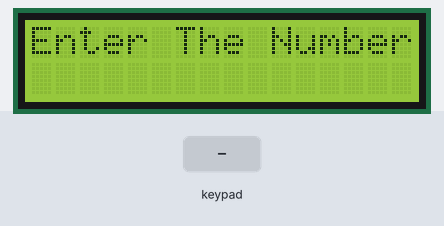
Bench run of a sketch on a simulated Arduino Uno, built with avr-gcc and run on an emulated ATmega328P. Parts: 16×2 character LCD. The test bench sets the inputs (shaded band).

Above: at 1.2 s.
1.3 s: keypad keys 6 5 4 3 pressed 0.4 s apart
At 2.8 s:
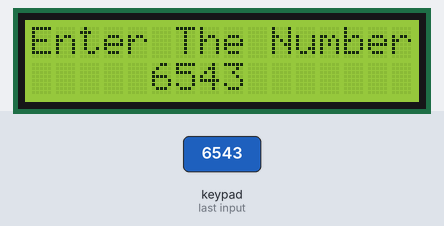
4.4 s: key '1' pressed
At 5.5 s:
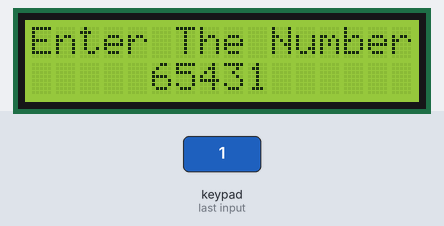
5.9 s: key '2' pressed
At 6.6 s:
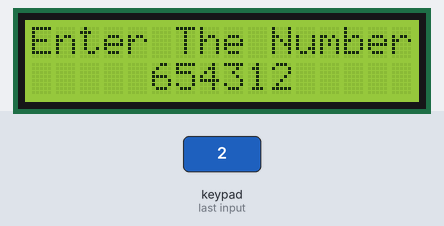
7.4 s: keypad keys 6 5 4 3 D pressed 0.4 s apart
At 7.6 s:
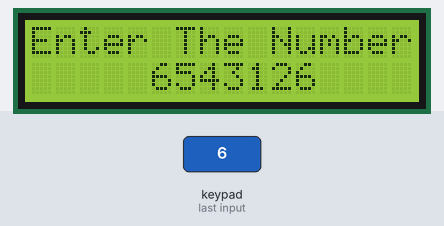
Timing chart, 0 to 10.4 s (numbered marks = the images above; inputs shaded):
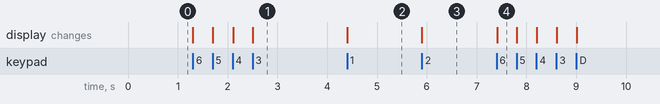

Measured:
- after the input at 1.3 s, the display: first changes at once (image 1 shows a later state)
- after the input at 4.4 s, the display: changes at once (image 2)
- after the input at 5.9 s, the display: changes at once (image 3)
- after the input at 7.4 s, the display: changes at once (image 4)

The sketch:

Transmitter.ino
```cpp
#include <Keypad.h>
#include <LiquidCrystal.h>

int data=A0;

const int rs = 1, en = 2, d4 = A0, d5 = A1, d6 = A2, d7 = A3;
LiquidCrystal lcd(rs, en, d4, d5, d6, d7);

const byte ROWS = 4; //four rows
const byte COLS = 3; //three columns
char keys[ROWS][COLS] = {
    {'1','2','3'},
    {'4','5','6'},
    {'7','8','9'},
    {'0','S','D'}
};

byte rowPins[ROWS] = {6,5,4,3}; //connect to the row pinouts of the keypad
byte colPins[COLS] = {9,8,7}; //connect to the column pinouts of the keypad

//byte rowPins[ROWS] = {5, 4, 3, 2}; //connect to the row pinouts of the keypad
//byte colPins[COLS] = {8, 7, 6}; //connect to the column pinouts of the keypad

//byte rowPins[ROWS] = {10,9,8,7}; //connect to the row pinouts of the keypad
//byte colPins[COLS] = {13,12,11}; //connect to the column pinouts of the keypad

Keypad customKeypad = Keypad( makeKeymap(keys), rowPins, colPins, ROWS, COLS);

void setup()
{
  pinMode(data,OUTPUT);
  lcd.begin(16, 2);//initializing LCD
  lcd.write("Enter The Number-");
  lcd.setCursor(5,1);
}

void loop()
{
  int i=0;
  int sendbyte;
  char key = customKeypad.getKey(); //storing pressed key value in a char

  if (key)
  {
    if(key=='D')
    {
      lcd.clear();
      lcd.write("Enter The Number-");
      lcd.setCursor(5,1);
    }
    else if(key!='S')
    {
      lcd.print(key); //showing pressed character on LCD
      sendbyte=key;

      //Serial.print(getbyte);
    }
    else
    {
      lcd.clear();
      lcd.write("Enter The Number-");
      lcd.setCursor(5,1);
      data=sendbyte;
    }
  }

}
```
